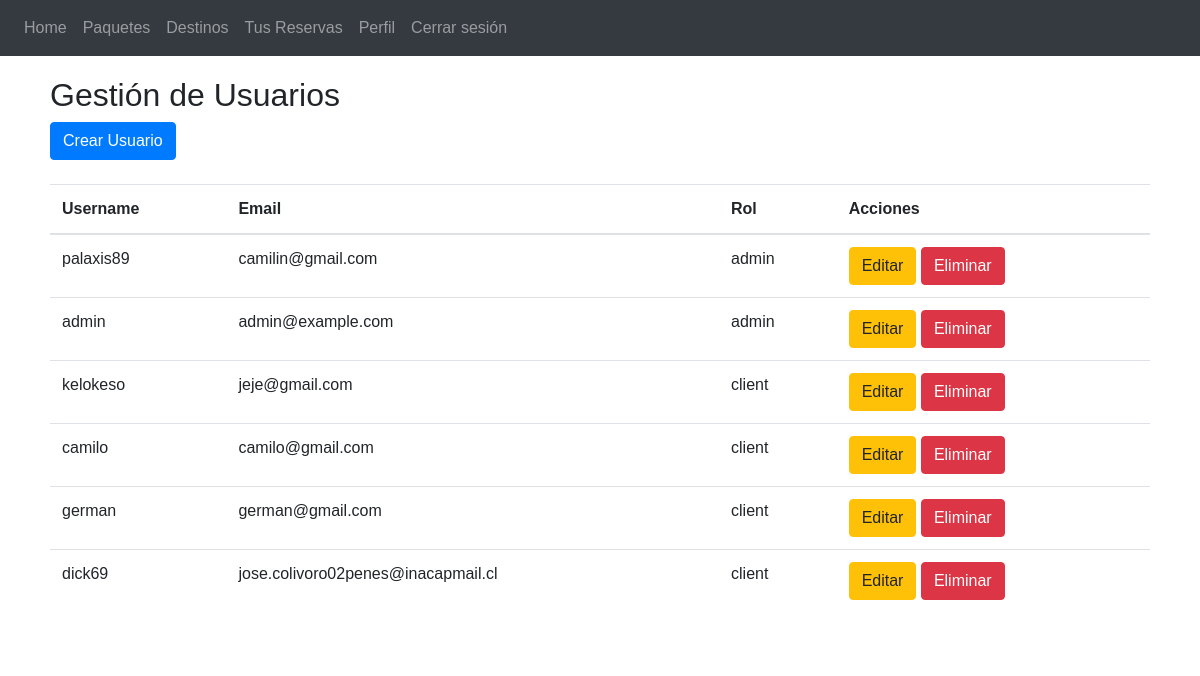
The page /admin/users (signed in) on the database its author committed.
### app/auth/models.py (models this page shows, shortened)
class User(UserMixin, db.Model): # herencia de usermixin para permitir gesiton de sesiones
    __tablename__ = 'users'
    id = db.Column(db.Integer, primary_key=True)
    username = db.Column(db.String(80), unique=True, nullable=False)
    email = db.Column(db.String(120), unique=True, nullable=False)
    password_hash = db.Column(db.String(128), nullable=False)
    role = db.Column(db.String(20), default='client')  # Puede ser 'client' o 'admin'
    reservations = db.relationship('Reservation', backref='owner', lazy=True)
    def is_admin(self):
        return self.role == 'admin'

### app/admin/routes.py (the view)
@admin.route('/users')
@login_required
def users():
    users = User.query.all()  # Obtener todos los usuarios
    return render_template('admin/users.html', users=users)

### app/templates/admin/users.html
{% extends "base.html" %}
{% block content %}
  <h2>Gestión de Usuarios</h2>
  <a href="{{ url_for('admin.create_user') }}" class="btn btn-primary">Crear Usuario</a>
  <table class="table mt-4">
    <thead>
      <tr>
        <th>Username</th>
        <th>Email</th>
        <th>Rol</th>
        <th>Acciones</th>
      </tr>
    </thead>
    <tbody>
      {% for user in users %}
        <tr>
          <td>{{ user.username }}</td>
          <td>{{ user.email }}</td>
          <td>{{ user.role }}</td>
          <td>
            <a href="{{ url_for('admin.edit_user', id=user.id) }}" class="btn btn-warning">Editar</a>
            <form action="{{ url_for('admin.delete_user', id=user.id) }}" method="POST" style="display:inline;">
              <button type="submit" class="btn btn-danger">Eliminar</button>
            </form>
          </td>
        </tr>
      {% endfor %}
    </tbody>
  </table>
{% endblock %}

### rows shown on the page
User: username "palaxis89", email "camilin@gmail.com", role "admin"
User: username "admin", email "admin@example.com", role "admin"
User: username "kelokeso", email "jeje@gmail.com", role "client"
User: username "camilo", email "camilo@gmail.com", role "client"
User: username "german", email "german@gmail.com", role "client"
User: username "dick69", email "jose.colivoro02penes@inacapmail.cl", role "client"
